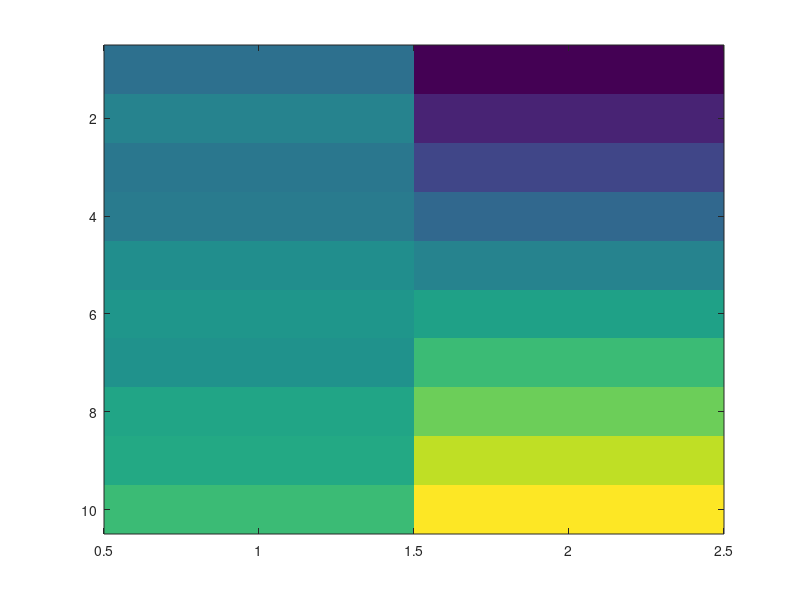
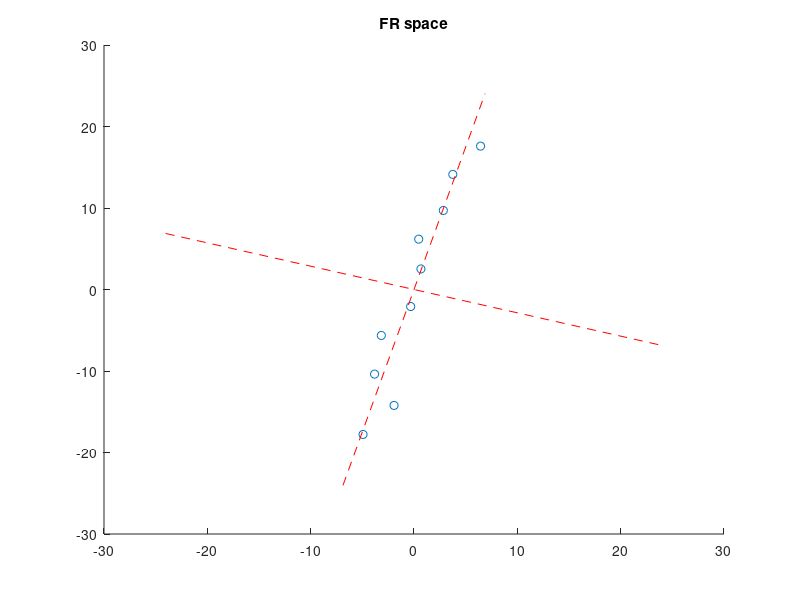
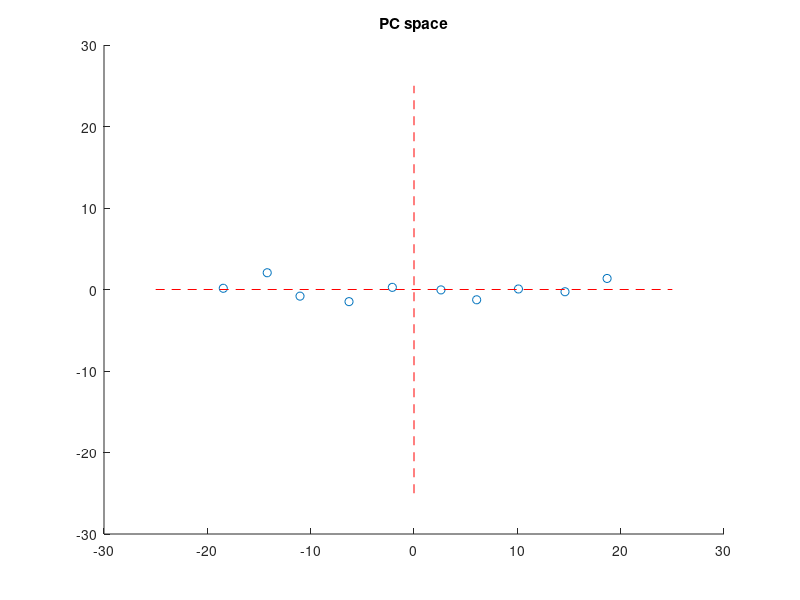
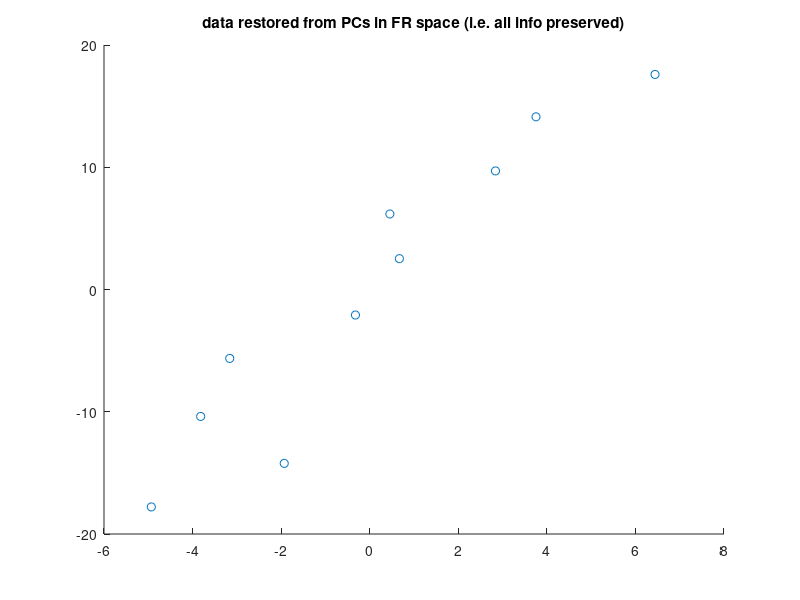

Reproduce these figures in MATLAB, in order.
% simple PCA exercise
%
close all;

%% generate some 2D data
% imagine you recorded data from P = 2 neurons on N trials
% x = firing rate of neuron 1
% y = firing rate of neuron 2
% each row = another trial
% each col = firing rate of given neuron across all trials
% say this data is in "firing rate" (FR) space
%
N = 10;
P = 2;

x = 1:N;
y = x * 4 + 40 + rand(1,N);
x = x + rand(1,10) * 5;
X = [x' y'];

X = X - mean(X); % center data -- this is important; PC space has same origin as FR-space

figure;
imagesc(X);

figure;
scatter(X(:,1), X(:,2));

%% run PCA & plot PCs over data in FR space
%
[coef, score] = pca(X);

pc1 = coef(1, :); % first principal component (PC1) i.e. "eigenneuron" = linear combo of other neurons s.t. most variance is captured i.e. it's most descriptive of the data set
pc2 = coef(2, :); % second principal componenet (PC2) 

% plot PC1
line([-pc1(1) pc1(1)] * 25, [-pc1(2) pc1(2)] * 25, 'Color','red','LineStyle','--');

% plot PC2
line([-pc2(1) pc2(1)] * 25, [-pc2(2) pc2(2)] * 25, 'Color','red','LineStyle','--');

title('FR space');

%% plot "rotated" data & PCs in PC space
%
figure;
scatter(score(:,1), score(:,2));

line([-1 1] * 25, [0 0] * 25, 'Color','red','LineStyle','--'); % PC1
line([0 0] * 25, [-1 1] * 25, 'Color','red','LineStyle','--'); % PC2

title('PC space');

%% "restore" complete data using all PCs
%
proj = score * coef;
figure;
scatter(proj(:,1), proj(:,2));

title('data restored from PCs in FR space (i.e. all info preserved)');

%% "restore" data using PC1 only (i.e. 'compressed' data)
%
proj = score(:,1) * coef(1, :);
figure;
scatter(proj(:,1), proj(:,2));

title('data restored from PC1 in FR space (i.e. some data is lost)');